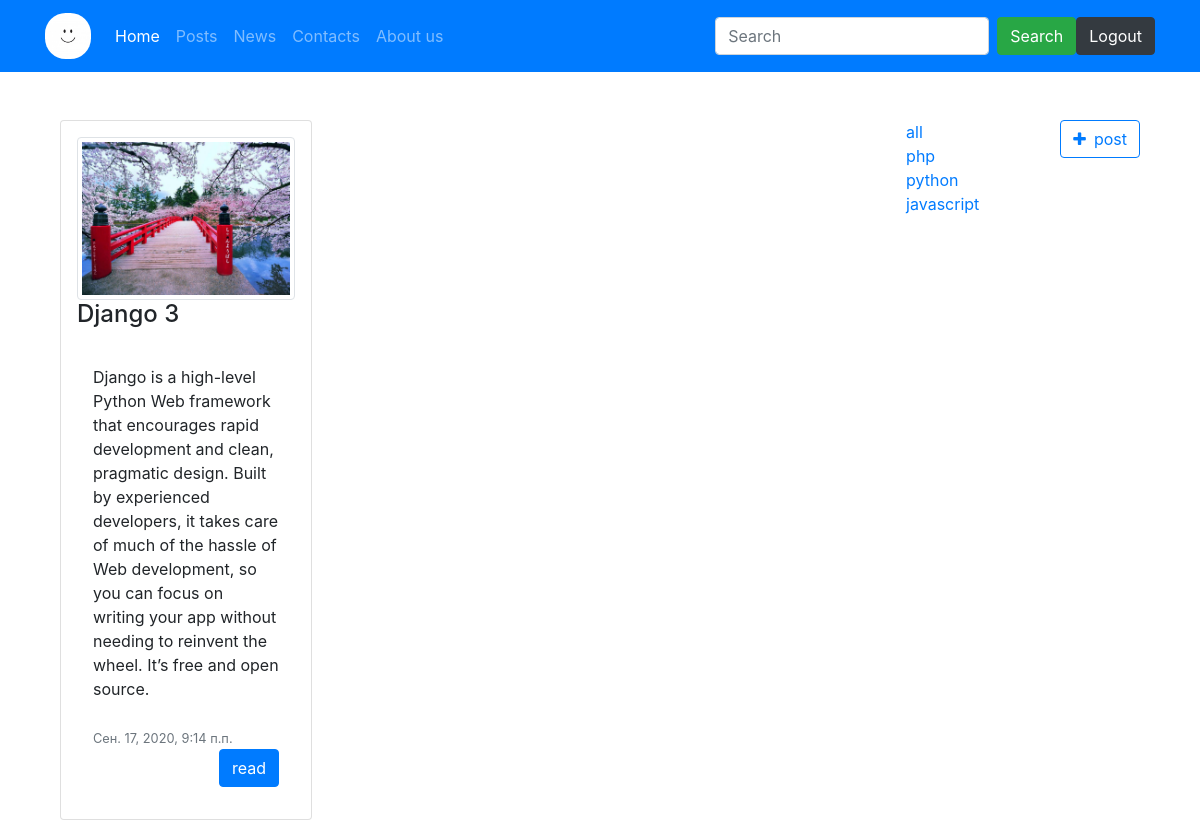
The page /post/python on the database as committed earlier.
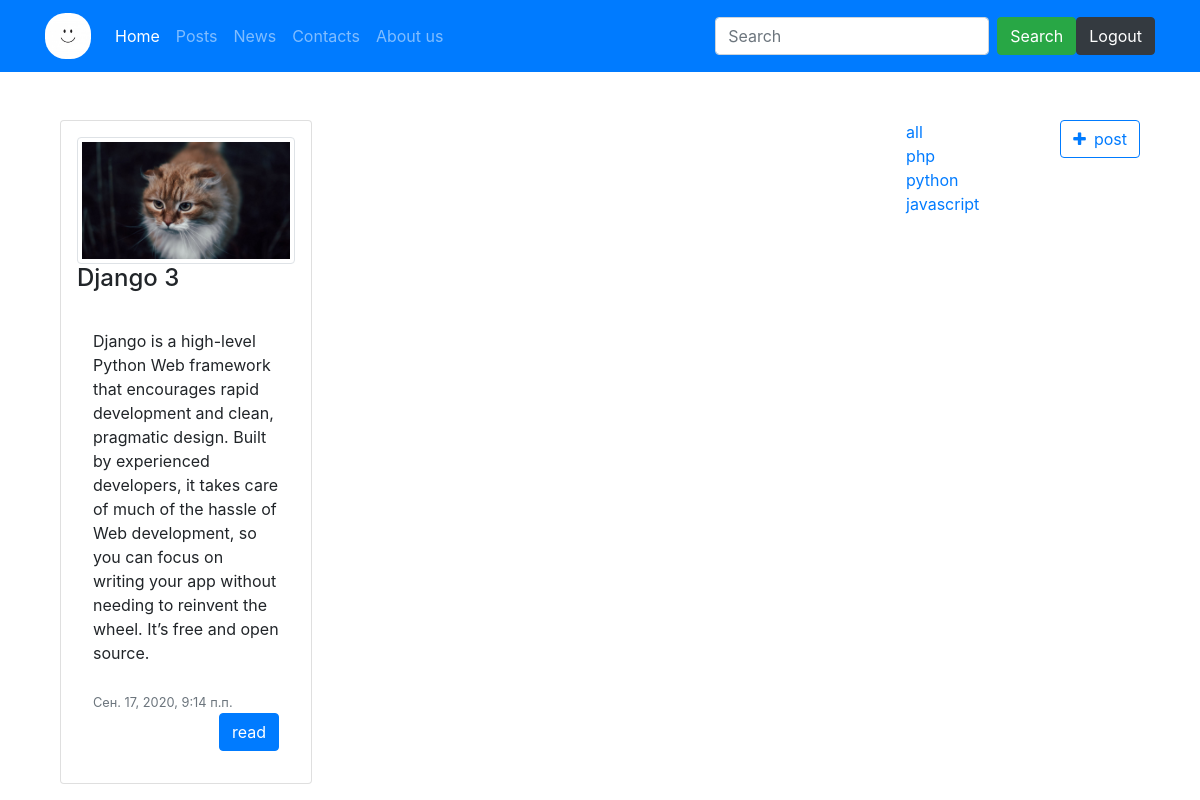
The same page on the database as committed later.
### post/models.py (models this page shows, shortened)
class Post(models.Model):
    IS_PUBLISHED = [
        ('pub', 'published'),
        ('unpub', 'unpublished')
    ]
    title = models.CharField(max_length=150, verbose_name="Название поста")
    description = models.TextField(verbose_name="Описание поста")
    author = models.ForeignKey(User, on_delete=models.CASCADE, related_name="author")
    image = models.ImageField(null=True, blank=True)
    status = models.CharField(max_length=50, choices=IS_PUBLISHED, default="unpub")
    tag = models.ManyToManyField(Tag)
    created_at = models.DateTimeField(verbose_name="Дата создание", auto_now_add=timezone.now())

class Tag(models.Model):
    title = models.CharField(max_length=200, verbose_name="Название")
    slug = models.SlugField(max_length=200)
    created_at = models.DateTimeField(verbose_name="Дата создание", auto_now=True)

### post/views.py (the view)
# urls.py: path('post/<slug:slug>', PostFilterView.as_view(), name="post.tag")
class PostFilterView(ListView):
    model = Post
    template_name = 'post/posts.html'
    def get_context_data(self, **kwargs):
        context = super(PostFilterView, self).get_context_data(**kwargs)
        context["tags"] = Tag.objects.all()
        slug = self.kwargs.get('slug', None)
        tag = Tag.objects.get(slug=slug)
        context['posts'] = tag.post_set.all()
        return context

### templates/post/posts.html (shortened to what this page needs)
{% extends 'post/index.html' %}
{% block content %}
<div class="container">
    <a href="/post/create" class="btn btn-outline-primary mb-2 float-right"><i class="fa fa-plus mr-2"></i>post</a>
</div>
<div class="row">
    <div class="col-md-10 col-lg-10">
        <div class="row">
        {% for post in posts %}
            <div class="col-md-4 mb-3">
                <div class="card p-3">
                    <div class="card-title">
                        <img src="{{ post.image.url }}" alt="Post image" class="img-fluid img-thumbnail">
                        <h4>{{ post.title }}</h4>
                    </div>
                    <div class="card-body p-3">
                        {{ post.description }}<br>
                        <small class="text-muted">{{post.author.first_name}}</small><br>
                        <small class="text-muted">{{post.created_at}}</small><br>
                        <a href="{% url 'post.show' id=post.id %}" class="btn btn-primary float-right">read</a>
                    </div>
                </div>
            </div>
        {% endfor %}
        </div>
    </div>
    <div class="col-md-2 col-lg-2">
        <a href="{% url 'posts' %}" class="text-primary card-link">all</a><br>
        {% for tag in tags %}
            <a href="{% url 'post.tag' slug=tag.slug %}" class="text-primary card-link">{{tag.title}}</a><br>
        {% endfor %}
    </div>
</div>
{% endblock %}

### templates/post/index.html (shortened to what this page needs)
{% load static %}
<!doctype html>
<html lang="en">
  <head>
    <link rel="stylesheet" href="https://stackpath.bootstrapcdn.com/bootstrap/4.5.2/css/bootstrap.min.css">
    <link rel="stylesheet" href="https://stackpath.bootstrapcdn.com/font-awesome/4.7.0/css/font-awesome.min.css">
  </head>
  <body>
    <nav class="navbar navbar-expand-lg navbar-dark bg-primary mb-5">
        <div class="container">
            <a class="navbar-brand" href="/">
                <img src="{% static 'img/smile.jpg' %}" alt="Logo" width="46px" style="border-radius:45%">
            </a>
            <div class="collapse navbar-collapse" id="navbarSupportedContent">
                <ul class="navbar-nav mr-auto">
                <li class="nav-item active">
                    <a class="nav-link" href="{% url 'home' %}">Home</a>
                </li>
                <li class="nav-item">
                    <a class="nav-link" href="{% url 'posts' %}">Posts</a>
                </li>
                <li class="nav-item">
                    <a class="nav-link" href="#">News</a>
                </li>
                <li class="nav-item">
                    <a class="nav-link" href="#">Contacts</a>
                </li>
                <li class="nav-item">
                    <a class="nav-link" href="#">About us</a>
                </li>
                </ul>
                <form class="form-inline my-2 my-lg-0">
                <input class="form-control mr-sm-2" type="search" placeholder="Search" aria-label="Search">
                <button class="btn btn-success my-2 my-sm-0" type="submit">Search</button>
                </form>
                <a href="{% url 'logout' %}" class="btn btn-dark">Logout</a>
            </div>
        </div>
    </nav>
    <div class="container">
        {% block content %}<h1 class="text-muted">Home page</h1>{% endblock %}
    </div>
  </body>
</html>

Rows that differ between the two databases and show on the page:
changed Post "Django 3": image: a different picture
